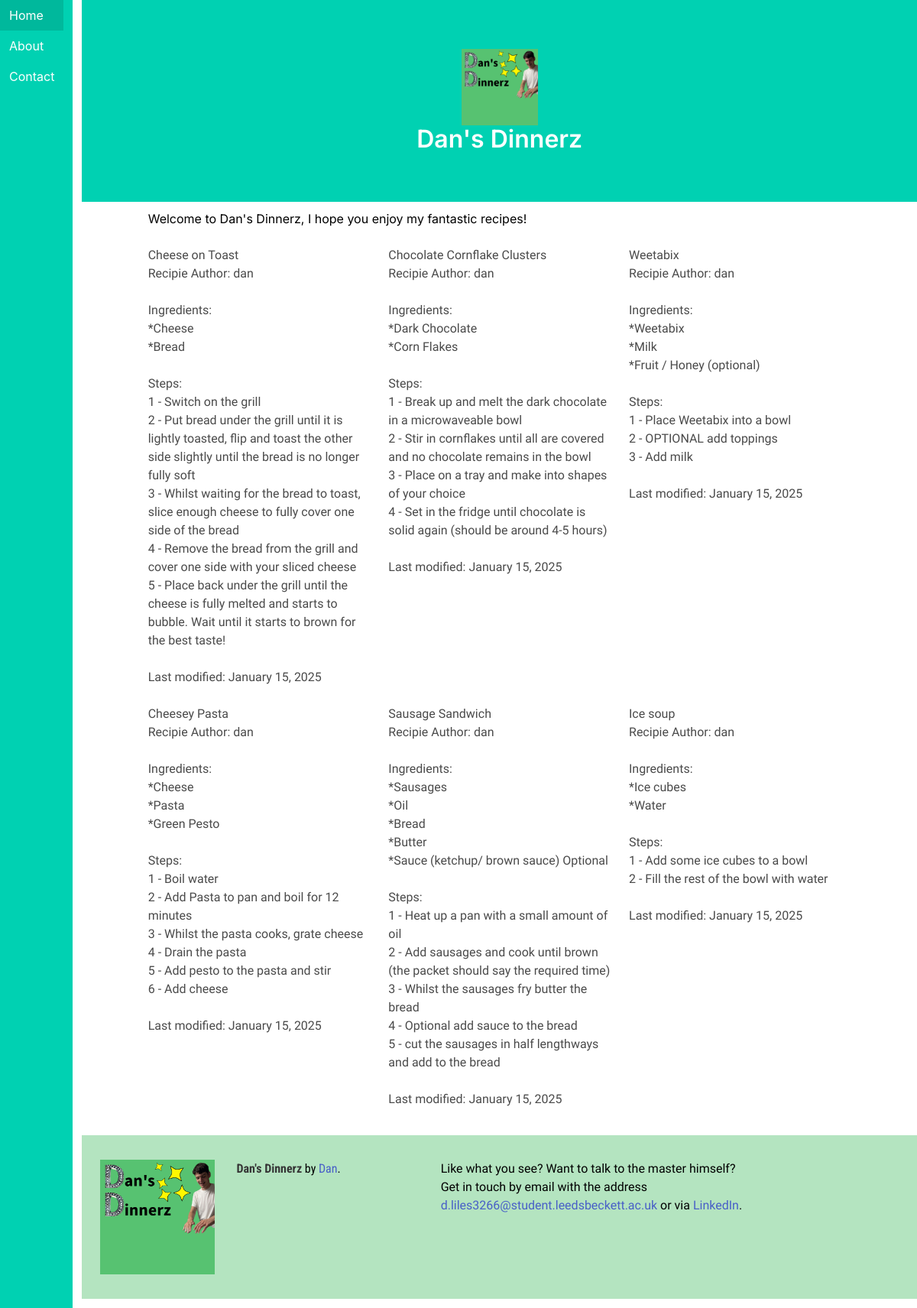
The page / on the database its author committed.
### recipies/models.py (models this page shows, shortened)
class Recipies(models.Model):
    author = models.ForeignKey(User, on_delete=models.SET_NULL, null=True)
    title = models.CharField(max_length=100)
    ingredients = models.TextField()
    steps = models.TextField()
    date_posted = models.DateTimeField()
    created_at = models.DateTimeField(auto_now_add=True)
    modified_at = models.DateTimeField(auto_now=True)

### recipies/views.py (the view)
# urls.py: 2. Add a URL to urlpatterns:  path('', views.home, name='home')
def home(request):
  recipies = models.Recipies.objects.all()
  context = {
    'recipies': recipies
  }
  return render(request, "recipies/home.html", context)

### recipies/templates/recipies/home.html (shortened to what this page needs)
{% extends 'recipies/base.html' %}
{% block content %}
        <h1>Welcome to Dan's Dinnerz, I hope you enjoy my fantastic recipes!</h1><br>
       <div class="columns is-multiline">{% for recipie in recipies %}
        <div class="column is-one-third">
            <h2>{{recipie.title}}</h2>
            <p>Recipie Author: {{recipie.author}}</p> <br>
            <p>Ingredients: <br>{{recipie.ingredients |linebreaksbr}}</p> <br>
            <p>Steps: <br> {{recipie.steps |linebreaksbr}}</p> <br>
            <p>Last modified: {{recipie.modified_at |date:"F d, Y"}}</p>
        </div>
        {% endfor%}
       </div>
{% endblock content%}

### recipies/templates/recipies/base.html (shortened to what this page needs)
{% load static %}
<!DOCTYPE html>
<html lang="en">
<head>
    <link rel="stylesheet" href="{% static 'css/styles.css' %}">
    <link rel="stylesheet" href="https://cdn.jsdelivr.net/npm/bulma@0.9.4/css/bulma.min.css">
</head>
<body>
<div class="columns">
<nav class="navbar is-primary column is-narrow" role="navigation" aria-label="site navigation">
    <div id="navbarmain" class="navbar-menu">
        <div class="navbar-end is-flex-direction-column">
            <a class="navbar-item is-block" href="/">Home</a>
            <a class="navbar-item is-block" href="/about">About</a>
            <a class="navbar-item is-block" href="/contact">Contact</a>
        </div>
    </div>
</nav>
<div class="column">
<div class="hero is-primary">
    <div class="hero-body">
        <img alt="Dan's Dinnerz Logo" width="100px" src="{% static 'img/logo.png'%}">
        <h1 class="title" color="black">Dan's Dinnerz</h1>
    </div>
</div>
<div class="container">
<div class="padded-content">
        {% block content %}
        {% endblock content %}
</div>
</div>
<footer class="footer">
  <div class="columns">
<div class="column is-2"><img alt="Dan's Dinnerz Logo" width="150px" src="{% static 'img/logo.png'%}"></div>
<div class="column is-3"><h3><strong>Dan's Dinnerz</strong> by <a href="https://www.linkedin.com/in/dan-l-9bb90621b/">Dan</a>.</h3></div>
<div class="column is-5"><h2>Like what you see? Want to talk to the master himself?</h2>
    <p>Get in touch by email with the address <a href="mailto:d.liles3266@student.leedsbeckett.ac.uk">d.liles3266@student.leedsbeckett.ac.uk</a> or via <a href="https://www.linkedin.com/in/dan-l-9bb90621b/">LinkedIn</a>.</p></div>
</div>
</footer>
</div>
</div>
</body>
</html>

### recipies/static/css/styles.css (style rules this page uses)
:root { --bulma-primary-h: 135deg; --bulma-primary-s: 47%; --bulma-primary-l: 55%; }
.padded-content { padding-left: 20px; padding-right:20px; padding-top:10px; padding-bottom:35px; width: 100% }
.hero { width: 100%; color: white; padding: 1rem; text-align: center; position: relative; top: 0; left: 0; writing-mode: horizontal-tb; text-orientation: horizontal; }
.container { display: flex; margin: 0; }
h1 { font-family: 'Inter', sans-serif; font-size: xxx-large; color: #000000; }
h2 { font-family: "Inter Tight", serif; font-weight: 400; font-size:large; }
h3 { font-family: "Roboto Condensed", serif; font-weight: 400; font-size: medium; }
p { font-family: "Bai Jamjuree", serif; font-weight: 400; font-style: normal; }
.footer.footer { background-color: #B4E4C0; color: #000000; padding: 2rem 1.5rem; }

### rows shown on the page
Recipies: title "Cheese on Toast", author "dan", ingredients "*Cheese *Bread", steps "1 - Switch on the grill 2 - Put bread under the grill until it is lightly toasted, flip and toast the other side slightly until the bread is no longer fully soft 3 - Whilst waiting for the bread to toast, slice enough cheese to fully cover one side of the bread 4 - Remove the bread from the grill and cover one side with your sliced cheese 5 - Place back under the grill until the cheese is fully melted and starts to bubble. Wait until it starts to brown for the best taste!", modified_at "January 15, 2025"
Recipies: title "Chocolate Cornflake Clusters", author "dan", ingredients "*Dark Chocolate *Corn Flakes", steps "1 - Break up and melt the dark chocolate in a microwaveable bowl 2 - Stir in cornflakes until all are covered and no chocolate remains in the bowl 3 - Place on a tray and make into shapes of your choice 4 - Set in the fridge until chocolate is solid again (should be around 4-5 hours)", modified_at "January 15, 2025"
Recipies: title "Weetabix", author "dan", ingredients "*Weetabix *Milk *Fruit / Honey (optional)", steps "1 - Place Weetabix into a bowl 2 - OPTIONAL add toppings 3 - Add milk", modified_at "January 15, 2025"
Recipies: title "Cheesey Pasta", author "dan", ingredients "*Cheese *Pasta *Green Pesto", steps "1 - Boil water 2 - Add Pasta to pan and boil for 12 minutes 3 - Whilst the pasta cooks, grate cheese 4 - Drain the pasta 5 - Add pesto to the pasta and stir 6 - Add cheese", modified_at "January 15, 2025"
Recipies: title "Sausage Sandwich", author "dan", ingredients "*Sausages *Oil *Bread *Butter *Sauce (ketchup/ brown sauce) Optional", steps "1 - Heat up a pan with a small amount of oil 2 - Add sausages and cook until brown (the packet should say the required time) 3 - Whilst the sausages fry butter the bread 4 - Optional add sauce to the bread 5 - cut the sausages in half lengthways and add to the bread", modified_at "January 15, 2025"
Recipies: title "Ice soup", author "dan", ingredients "*Ice cubes *Water", steps "1 - Add some ice cubes to a bowl 2 - Fill the rest of the bowl with water", modified_at "January 15, 2025"
